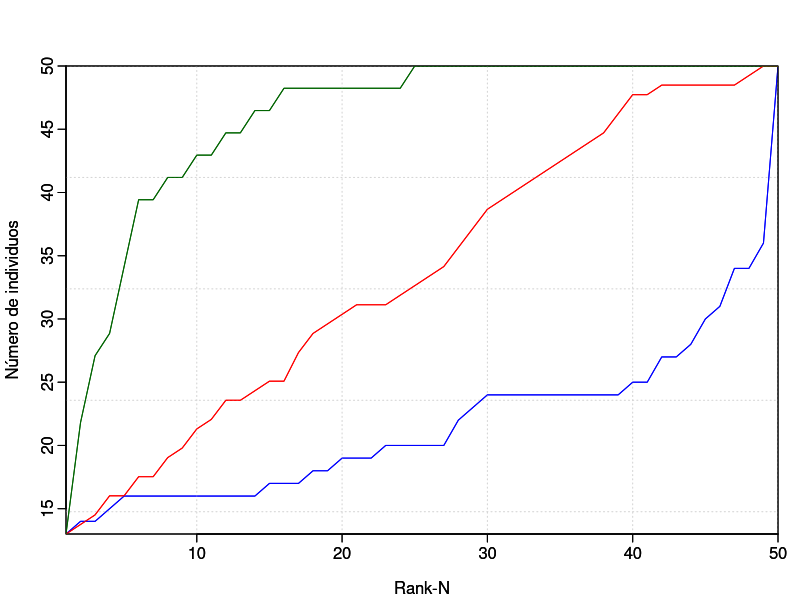

Recreate this plot in R.
#!/usr/bin/env Rscript
args = commandArgs(trailingOnly=TRUE)
rank <- scan("fingerprint/true/nthrank.txt")
pdf(file="nthrank.pdf")
par(mgp=c(2.2,0.45,0), tcl=-0.4, mar=c(3.3,3.3,3.3,1.1))
plot(c(1:50), rank, xlab="Rank-N", ylab="Número de individuos", col="blue", pch=16, type="l", xaxs="i", yaxs="i")
par(new = TRUE)
rank <- scan("fingerprint/automatic/nthrank.txt")
plot(c(1:50), rank, type='l', pch=16, col="red", axes = FALSE, ann = FALSE, xaxs="i", yaxs="i")
par(new = TRUE)
rank <- scan("iris/solo/nthrank.txt")
plot(c(1:50), rank, type='l', pch=16, col="darkgreen", axes = FALSE, ann = FALSE, xaxs="i", yaxs="i")
# par(new = TRUE)
# rank <- scan("iris/and_fingerprint/nthrank.txt")
# plot(c(1:50), rank, type='l', pch=16, col="green", axes = FALSE, ann = FALSE, xaxs="i", yaxs="i")
# legend("bottomright", inset=.05, cex = 1, c("Impressão digital - detecção manual", "Impressão digital - detecção automática", "Iris - detecção manual", "Iris + Impressão digital - manual"), lty=c(1,1,1,1), lwd=c(2,2,2,2), col=c("blue", "red", "darkgreen", "green"), bg="grey96")
grid(col = "lightgray", lty = "dotted", lwd = par("lwd"), equilogs = TRUE)
par(new = TRUE)
rank <- scan("fingerprint/true/nthrank.txt")
plot(c(1:50), rank, xlab="Rank-N", ylab="Número de individuos", col="blue", pch=16, type="l", xaxs="i", yaxs="i")
par(new = TRUE)
rank <- scan("fingerprint/automatic/nthrank.txt")
plot(c(1:50), rank, type='l', pch=16, col="red", axes = FALSE, ann = FALSE, xaxs="i", yaxs="i")
par(new = TRUE)
rank <- scan("iris/solo/nthrank.txt")
plot(c(1:50), rank, type='l', pch=16, col="darkgreen", axes = FALSE, ann = FALSE, xaxs="i", yaxs="i")
dev.off()
